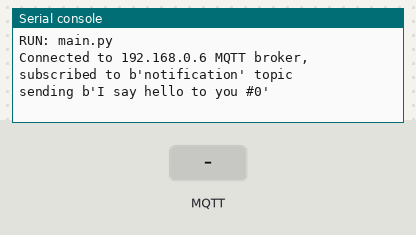
The program below on a simulated ESP32 board running MicroPython. On the bench: the last lines printed to the serial console. The test bench sets the inputs (shaded band). WiFi joins after 1.5 s; no MQTT or app messages arrive unless stated; the clock reads 2024-03-15 10:24:30 at power-on unless the program sets it.

Above: at 2.8 s.
2.9 s: MQTT message "notification" arrives on the first subscribed topic
At 3.7 s:
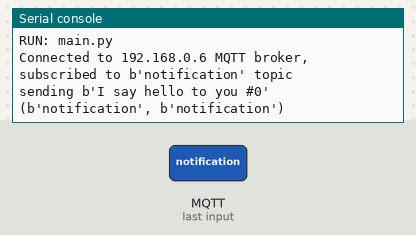
4.4 s: MQTT message "received" arrives on the first subscribed topic
At 4.9 s:
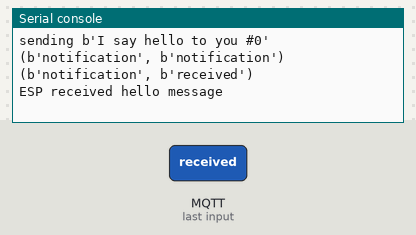
5.9 s: MQTT message "1" arrives on the first subscribed topic
At 6.8 s:
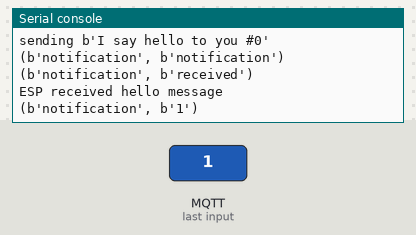
7.4 s: MQTT message "on" arrives on the first subscribed topic
At 8.3 s:
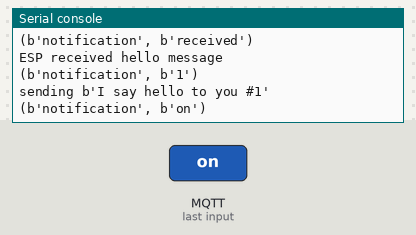
8.9 s: MQTT message "off" arrives on the first subscribed topic
At 9.5 s:
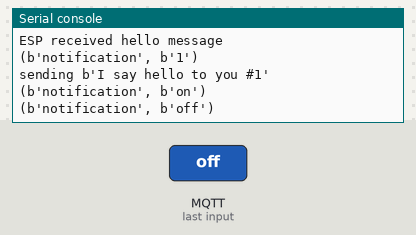

The program:

main.py
```python
# notify
print('RUN: main.py')

# MQTT broker IP address
mqtt_server = '192.168.0.6'
client_id = ubinascii.hexlify(machine.unique_id())
topic_sub = b'notification'
topic_pub = b'hello'
last_message = 0
message_interval = 5
counter = 0

def sub_cb(topic, msg):
  print((topic, msg))
  if topic == b'notification' and msg == b'received':
    print('ESP received hello message')
  return

def connect_and_subscribe():
  global client_id, mqtt_server, topic_sub
  client = MQTTClient(client_id, mqtt_server)
  client.set_callback(sub_cb)
  client.connect()
  client.subscribe(topic_sub)
  print('Connected to %s MQTT broker, subscribed to %s topic' % (mqtt_server, topic_sub))
  return client

def restart_and_reconnect():
  print('Failed to connect to MQTT broker. Reconnecting...')
  time.sleep(5)
  machine.reset()

try:
  client = connect_and_subscribe()
except OSError as e:
  restart_and_reconnect()

while True:
  try:
    client.check_msg()
    if (time.time() - last_message) > message_interval:
      msg = b'I say hello to you #%d' % counter
      print('sending', msg)
      client.publish(topic_pub, msg)
      last_message = time.time()
      counter += 1
  except OSError as e:
    restart_and_reconnect()
```

boot.py
```python
# This file is executed on every boot (including wake-boot from deepsleep)

# notify
print('RUN: boot.py')

import time
from umqttsimple import MQTTClient
import ubinascii
import machine
import micropython
import network
import esp

# Set the debug to None and activate the garbage collector
esp.osdebug(None)
import gc
gc.collect()

# Network credetntials
ssid = 'fddb6a'
password = 'bride.018.unity'

def do_connect(ssid, password):
    wlan = network.WLAN(network.STA_IF)
    wlan.active(True)
    if not wlan.isconnected():
        print('connecting to network...')
        wlan.connect(ssid, password)
        while not wlan.isconnected():
            pass
    print('network config:', wlan.ifconfig())

do_connect(ssid, password)
```

Measured:
- after the input at 2.9 s, the serial console: prints a new line at once (image 1)
- after the input at 4.4 s, the serial console: prints a new line at once (image 2)
- after the input at 5.9 s, the serial console: prints a new line at once (image 3)
- after the input at 7.4 s, the serial console: prints a new line at once (image 4)
- after the input at 8.9 s, the serial console: prints a new line at once (image 5)
